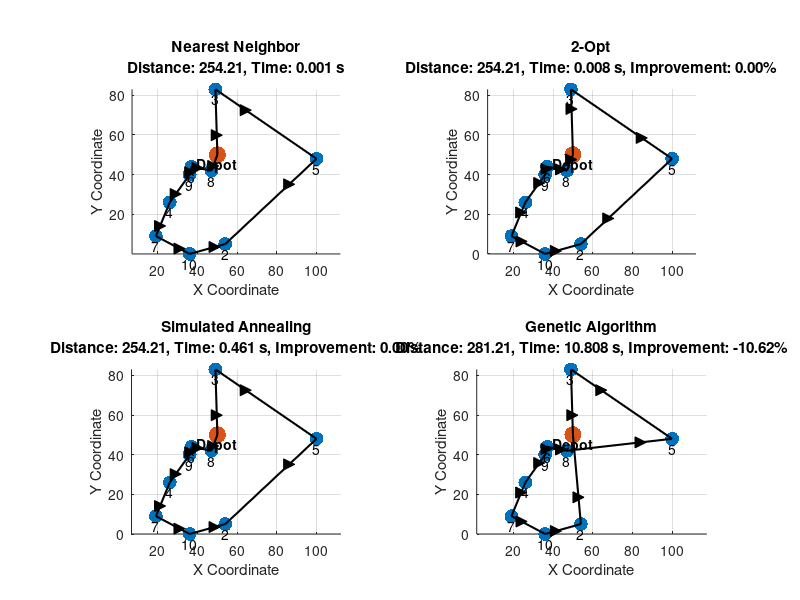

The MATLAB source for this figure: (Note: this script raises an error after producing the figure.)
% Vehicle Routing Optimization Project
% --------------------------------------------------------------
% Task 1: Definirea grafului traseului
num_nodes = 6;
% Matricea de adiacenta (costurile între noduri, aici putem pune distante initiale)
graph = [0 10 0 30 100 0;
         10 0 50 0 0 0;
         0 50 0 20 10 60;
         30 0 20 0 60 0;
         100 0 10 60 0 10;
         0 0 60 0 10 0];

% Task 2: Algoritmul Dijkstra pentru cel mai scurt drum
function [dist, path] = dijkstra(graph, start_node, end_node)
    num_nodes = size(graph, 1);
    visited = false(1, num_nodes);
    dist = inf(1, num_nodes);
    prev = NaN(1, num_nodes);
    dist(start_node) = 0;
    
    for i = 1:num_nodes
        unvisited = find(~visited);
        [~, idx] = min(dist(unvisited));
        u = unvisited(idx);
        visited(u) = true;
        
        for v = 1:num_nodes
            if graph(u, v) > 0 && ~visited(v)
                alt = dist(u) + graph(u, v);
                if alt < dist(v)
                    dist(v) = alt;
                    prev(v) = u;
                end
            end
        end
    end
    
    path = [];
    u = end_node;
    while ~isnan(prev(u))
        path = [u, path];
        u = prev(u);
    end
    path = [start_node, path];
end

% Task 3: Structuri de date pentru reprezentarea traseului vehiculului
% ------------------------------------------------------------------

% Funcție pentru crearea unei structuri de date pentru vehicul
function vehicle = createVehicle(id, capacity, position)
    vehicle.id = id;
    vehicle.capacity = capacity;
    vehicle.position = position;
    vehicle.route = [];
    vehicle.load = 0;
    vehicle.totalDistance = 0;
end

% Funcție pentru crearea unei structuri de date pentru punct/nod
function node = createNode(id, x, y, demand, timeWindow)
    node.id = id;
    node.x = x;
    node.y = y;
    node.demand = demand;
    node.timeWindow = timeWindow; % [început, sfârșit]
    node.visited = false;
    node.type = 'client'; % poate fi 'depozit', 'client', 'stație_încărcare', etc.
end

% Funcție pentru crearea unei structuri de date pentru traseul complet
function routeData = createRouteData(nodes, vehicles, distanceMatrix)
    routeData.nodes = nodes;
    routeData.vehicles = vehicles;
    routeData.distanceMatrix = distanceMatrix;
    routeData.totalDistance = 0;
    routeData.totalTime = 0;
    routeData.unvisitedNodes = length(nodes) - 1; % excluzând depozitul
end

% Task 4: Algoritmi exacti și metaeuristici pentru optimizarea traseului
% ----------------------------------------------------------------------

% Algoritmul Nearest Neighbor (Greedy) pentru construcția inițială a traseului
function route = nearestNeighbor(distanceMatrix, start)
    n = size(distanceMatrix, 1);
    unvisited = true(1, n);
    unvisited(start) = false;
    route = start;
    current = start;
    
    while any(unvisited)
        minDist = inf;
        nextNode = -1;
        
        for i = 1:n
            if unvisited(i) && distanceMatrix(current, i) < minDist
                minDist = distanceMatrix(current, i);
                nextNode = i;
            end
        end
        
        if nextNode == -1
            break;
        end
        
        route = [route, nextNode];
        unvisited(nextNode) = false;
        current = nextNode;
    end
    
    % Adăugăm întoarcerea la depozit (start)
    route = [route, start];
end

% Algoritmul 2-Opt pentru îmbunătățirea traseului
function [improved_route, improved_dist] = twoOpt(route, distanceMatrix)
    n = length(route);
    improved = true;
    improved_route = route;
    improved_dist = calculateRouteDistance(improved_route, distanceMatrix);
    
    while improved
        improved = false;
        for i = 2:n-2
            for j = i+1:n-1
                new_route = improved_route;
                % Inversează ordinea nodurilor între i și j
                new_route(i:j) = improved_route(j:-1:i);
                
                new_dist = calculateRouteDistance(new_route, distanceMatrix);
                
                if new_dist < improved_dist
                    improved_dist = new_dist;
                    improved_route = new_route;
                    improved = true;
                    break;
                end
            end
            if improved
                break;
            end
        end
    end
end

% Calcularea distanței totale a unui traseu
function total_distance = calculateRouteDistance(route, distanceMatrix)
    total_distance = 0;
    
    for i = 1:length(route) - 1
        from = route(i);
        to = route(i+1);

        % Verificăm dacă indicii sunt valizi
        if from < 1 || from > size(distanceMatrix, 1) || to < 1 || to > size(distanceMatrix, 2)
            warning('Index invalid in calculateRouteDistance: %d -> %d', from, to);
            continue;
        end

        total_distance = total_distance + distanceMatrix(from, to);
    end
end



% Algoritmul Simulated Annealing pentru optimizarea traseului
function [best_route, best_dist] = simulatedAnnealing(initial_route, distanceMatrix, initial_temp, cooling_rate, num_iterations)
    current_route = initial_route;
    current_dist = calculateRouteDistance(current_route, distanceMatrix);
    best_route = current_route;
    best_dist = current_dist;
    temp = initial_temp;
    
    for iter = 1:num_iterations
        % Generăm o perturbare aleatoare a traseului
        new_route = current_route;
        n = length(new_route);
        
        % Alegem două poziții aleatorii diferite (excluzând depozitul)
        i = randi([2, n-1]);
        j = randi([2, n-1]);
        while i == j
            j = randi([2, n-1]);
        end
        
        % Schimbăm nodurile de la pozițiile i și j
        temp_node = new_route(i);
        new_route(i) = new_route(j);
        new_route(j) = temp_node;
        
        new_dist = calculateRouteDistance(new_route, distanceMatrix);
        
        % Calculăm diferența dintre distanțe
        delta = new_dist - current_dist;
        
        % Decidem dacă acceptăm noua soluție
        if delta < 0 || rand < exp(-delta/temp)
            current_route = new_route;
            current_dist = new_dist;
            
            if current_dist < best_dist
                best_route = current_route;
                best_dist = current_dist;
            end
        end
        
        % Răcim temperatura
        temp = temp * cooling_rate;
    end
end

% Algoritmul Genetic pentru optimizarea traseului
function [best_route, best_fitness] = geneticAlgorithm(distanceMatrix, pop_size, num_generations, mutation_rate, start_depot)
    n = size(distanceMatrix, 1);
    
    % Inițializăm populația
    population = initializePopulation(pop_size, n, start_depot);
    
    % Evaluăm fitness-ul inițial
    fitness = evaluatePopulation(population, distanceMatrix);
    [best_fitness, best_idx] = min(fitness);
    best_route = population(best_idx, :);
    
    for gen = 1:num_generations
        % Selecție
        parents = tournamentSelection(population, fitness, pop_size);
        
        % Încrucișare (Crossover)
        children = crossover(parents, pop_size, start_depot);
        
        % Mutație
        children = mutate(children, mutation_rate, start_depot);
        
        % Evaluăm copiii
        children_fitness = evaluatePopulation(children, distanceMatrix);
        
        % Înlocuim populația
        [population, fitness] = replacePopulation(population, fitness, children, children_fitness);
        
        % Actualizăm cea mai bună soluție
        [min_fit, min_idx] = min(fitness);
        if min_fit < best_fitness
            best_fitness = min_fit;
            best_route = population(min_idx, :);
        end
    end
end

% Funcții auxiliare pentru algoritmul genetic
function population = initializePopulation(pop_size, n, start_depot)
    population = zeros(pop_size, n + 1); 

    for i = 1:pop_size
        % Generăm un traseu valid fără noduri 0
        route = randperm(n - 1) + 1; % Nodurile trebuie să fie între 2 și n

        % Asigurăm că traseul începe și se termină la start_depot
        route = [start_depot, route, start_depot];

        % Salvăm traseul în populație
        population(i, :) = route;
    end
end


function fitness = evaluatePopulation(population, distanceMatrix)
    [pop_size, ~] = size(population);
    fitness = zeros(pop_size, 1);
    
    for i = 1:pop_size
        fitness(i) = calculateRouteDistance(population(i, :), distanceMatrix);
    end
end

function parents = tournamentSelection(population, fitness, pop_size)
    [~, route_length] = size(population);
    parents = zeros(pop_size, route_length);
    tournament_size = 3;
    
    for i = 1:pop_size
        candidates = randi(pop_size, 1, tournament_size);
        [~, idx] = min(fitness(candidates));
        winner = candidates(idx);
        parents(i, :) = population(winner, :);
    end
end

function children = crossover(parents, pop_size, start_depot)
    [~, route_length] = size(parents);
    children = zeros(pop_size, route_length);
    
    for i = 1:2:pop_size
        if i+1 <= pop_size
            p1 = parents(i, :);
            p2 = parents(i+1, :);
            
            % Alegem un segment aleatoriu pentru crossover
            cut1 = randi([2, route_length - 2]);
            cut2 = randi([cut1 + 1, route_length - 1]);

            % Inițializăm copiii cu start_depot
            c1 = ones(1, route_length) * -1;
            c2 = ones(1, route_length) * -1;

            c1([1, end]) = start_depot;
            c2([1, end]) = start_depot;

            % Copiem segmentul de la părinți
            c1(cut1:cut2) = p1(cut1:cut2);
            c2(cut1:cut2) = p2(cut1:cut2);

            % Completăm cu nodurile rămase
            fill_idx1 = 2;
            fill_idx2 = 2;
            
            for j = 2:route_length-1
                if ~ismember(p2(j), c1) && p2(j) ~= start_depot
                    while c1(fill_idx1) ~= -1
                        fill_idx1 = fill_idx1 + 1;
                    end
                    c1(fill_idx1) = p2(j);
                end
                
                if ~ismember(p1(j), c2) && p1(j) ~= start_depot
                    while c2(fill_idx2) ~= -1
                        fill_idx2 = fill_idx2 + 1;
                    end
                    c2(fill_idx2) = p1(j);
                end
            end

            % Înlocuim -1 cu valori valide
            c1(c1 == -1) = start_depot;
            c2(c2 == -1) = start_depot;

            children(i, :) = c1;
            children(i+1, :) = c2;
        else
            children(i, :) = parents(i, :);
        end
    end
end

function children = mutate(children, mutation_rate, start_depot)
    [pop_size, route_length] = size(children);
    
    for i = 1:pop_size
        if rand < mutation_rate
            % Alegem două poziții diferite din traseu (fără depozit)
            idx1 = randi([2, route_length - 1]);
            idx2 = randi([2, route_length - 1]);
            while idx1 == idx2
                idx2 = randi([2, route_length - 1]);
            end
            
            % Facem swap între cele două noduri
            temp = children(i, idx1);
            children(i, idx1) = children(i, idx2);
            children(i, idx2) = temp;
        end
    end
end


function [new_population, new_fitness] = replacePopulation(population, fitness, children, children_fitness)
    pop_size = size(population, 1);
    combined_population = [population; children];
    combined_fitness = [fitness; children_fitness];
    
    [~, sorted_idx] = sort(combined_fitness);
    
    new_population = combined_population(sorted_idx(1:pop_size), :);
    new_fitness = combined_fitness(sorted_idx(1:pop_size));
end

% Task 5: Implementarea și testarea în MATLAB
% -------------------------------------------

% Funcția principală de testare
function testResults = testVehicleRouting()
    % Inițializăm parametrii de test
    test_nodes = 10;
    grid_size = 100;
    
    % Generăm noduri aleatorii (x, y)
    nodes_x = randi([0, grid_size], 1, test_nodes);
    nodes_y = randi([0, grid_size], 1, test_nodes);
    
    % Poziția depozitului (primul nod)
    depot_x = grid_size/2;
    depot_y = grid_size/2;
    nodes_x(1) = depot_x;
    nodes_y(1) = depot_y;
    
    % Calculăm matricea de distanțe (folosind distanța euclidiană)
    distanceMatrix = zeros(test_nodes);
    for i = 1:test_nodes
        for j = 1:test_nodes
            if i ~= j
                distanceMatrix(i, j) = sqrt((nodes_x(i) - nodes_x(j))^2 + (nodes_y(i) - nodes_y(j))^2);
            end
        end
    end
    
    % Testăm algoritmii
    start_time = tic;
    nn_route = nearestNeighbor(distanceMatrix, 1);
    nn_time = toc(start_time);
    nn_distance = calculateRouteDistance(nn_route, distanceMatrix);
    
    start_time = tic;
    [twoopt_route, twoopt_distance] = twoOpt(nn_route, distanceMatrix);
    twoopt_time = toc(start_time);
    
    start_time = tic;
    [sa_route, sa_distance] = simulatedAnnealing(nn_route, distanceMatrix, 100, 0.95, 1000);
    sa_time = toc(start_time);
    
    start_time = tic;
    [ga_route, ga_distance] = geneticAlgorithm(distanceMatrix, 50, 100, 0.1, 1);
    ga_time = toc(start_time);
    
    % Structurăm rezultatele
    testResults.nodes.x = nodes_x;
    testResults.nodes.y = nodes_y;
    testResults.distanceMatrix = distanceMatrix;
    
    testResults.nearestNeighbor.route = nn_route;
    testResults.nearestNeighbor.distance = nn_distance;
    testResults.nearestNeighbor.time = nn_time;
    
    testResults.twoOpt.route = twoopt_route;
    testResults.twoOpt.distance = twoopt_distance;
    testResults.twoOpt.time = twoopt_time;
    testResults.twoOpt.improvement = (nn_distance - twoopt_distance) / nn_distance * 100;
    
    testResults.simulatedAnnealing.route = sa_route;
    testResults.simulatedAnnealing.distance = sa_distance;
    testResults.simulatedAnnealing.time = sa_time;
    testResults.simulatedAnnealing.improvement = (nn_distance - sa_distance) / nn_distance * 100;
    
    testResults.geneticAlgorithm.route = ga_route;
    testResults.geneticAlgorithm.distance = ga_distance;
    testResults.geneticAlgorithm.time = ga_time;
    testResults.geneticAlgorithm.improvement = (nn_distance - ga_distance) / nn_distance * 100;
    
    % Vizualizăm rezultatele
    visualizeRoutes(testResults);
end

% Funcție pentru vizualizarea traseelor
function visualizeRoutes(results)
    figure('Name', 'Vehicle Routing Comparison', 'Position', [100, 100, 1200, 900]);
    
    % Subploturile pentru diferite algoritmi
    subplot(2, 2, 1);
    plotRoute(results.nodes.x, results.nodes.y, results.nearestNeighbor.route, 'Nearest Neighbor');
    title(sprintf('Nearest Neighbor\nDistance: %.2f, Time: %.3f s', results.nearestNeighbor.distance, results.nearestNeighbor.time));
    
    subplot(2, 2, 2);
    plotRoute(results.nodes.x, results.nodes.y, results.twoOpt.route, '2-Opt');
    title(sprintf('2-Opt\nDistance: %.2f, Time: %.3f s, Improvement: %.2f%%', ...
        results.twoOpt.distance, results.twoOpt.time, results.twoOpt.improvement));
    
    subplot(2, 2, 3);
    plotRoute(results.nodes.x, results.nodes.y, results.simulatedAnnealing.route, 'Simulated Annealing');
    title(sprintf('Simulated Annealing\nDistance: %.2f, Time: %.3f s, Improvement: %.2f%%', ...
        results.simulatedAnnealing.distance, results.simulatedAnnealing.time, results.simulatedAnnealing.improvement));
    
    subplot(2, 2, 4);
    plotRoute(results.nodes.x, results.nodes.y, results.geneticAlgorithm.route, 'Genetic Algorithm');
    title(sprintf('Genetic Algorithm\nDistance: %.2f, Time: %.3f s, Improvement: %.2f%%', ...
        results.geneticAlgorithm.distance, results.geneticAlgorithm.time, results.geneticAlgorithm.improvement));
    
    % Adăugarea unui titlu global
    sgtitle('Vehicle Routing Optimization - Algorithm Comparison');
end

% Funcție pentru plotarea unui traseu
function plotRoute(x, y, route, algorithmName)
    hold on;
    % Desenăm toate nodurile
    scatter(x, y, 100, 'bo', 'filled');
    % Evidențiem depozitul (primul nod)
    scatter(x(1), y(1), 150, 'ro', 'filled');
    
    % Desenăm traseul
    for i = 1:length(route)-1
        from = route(i);
        to = route(i+1);
        plot([x(from), x(to)], [y(from), y(to)], 'k-', 'LineWidth', 1.5);
        % Adăugăm săgeți pentru a indica direcția
        arrow_x = x(from) + 0.7 * (x(to) - x(from));
        arrow_y = y(from) + 0.7 * (y(to) - y(from));
        plot(arrow_x, arrow_y, 'k>', 'MarkerSize', 8, 'MarkerFaceColor', 'k');
    end
    
    % Adăugăm etichete pentru noduri
    for i = 1:length(x)
        if i == 1
            text(x(i), y(i) - 5, 'Depot', 'HorizontalAlignment', 'center', 'FontWeight', 'bold');
        else
            text(x(i), y(i) - 5, num2str(i), 'HorizontalAlignment', 'center');
        end
    end
    
    hold off;
    grid on;
    axis equal;
    xlabel('X Coordinate');
    ylabel('Y Coordinate');
    title(algorithmName);
end

% Task 6: Compararea performanțelor algoritmilor
% ----------------------------------------------

% Funcție pentru compararea detaliată a performanțelor algoritmilor
function performanceResults = compareAlgorithmPerformance(numTests, minNodes, maxNodes)
    % Inițializarea structurii pentru rezultate
    performanceResults = struct();
    performanceResults.testCases = cell(1, numTests);
    
    % Parametri pentru teste
    gridSize = 100;
    
    % Rulăm mai multe teste cu diferite configurații
    for test = 1:numTests
        % Generăm un număr aleatoriu de noduri între minNodes și maxNodes
        numNodes = randi([minNodes, maxNodes]);
        
        % Generăm noduri aleatorii
        nodes_x = randi([0, gridSize], 1, numNodes);
        nodes_y = randi([0, gridSize], 1, numNodes);
        
        % Poziția depozitului (primul nod)
        depot_x = gridSize/2;
        depot_y = gridSize/2;
        nodes_x(1) = depot_x;
        nodes_y(1) = depot_y;
        
        % Calculăm matricea de distanțe
        distanceMatrix = zeros(numNodes);
        for i = 1:numNodes
            for j = 1:numNodes
                if i ~= j
                    distanceMatrix(i, j) = sqrt((nodes_x(i) - nodes_x(j))^2 + (nodes_y(i) - nodes_y(j))^2);
                end
            end
        end
        
        % Rezultatele pentru acest test
        testCase = struct();
        testCase.numNodes = numNodes;
        testCase.algorithms = struct();
        
        % Testăm algoritmii și măsurăm performanța
        
        % Nearest Neighbor
        start_time = tic;
        nn_route = nearestNeighbor(distanceMatrix, 1);
        nn_time = toc(start_time);
        nn_distance = calculateRouteDistance(nn_route, distanceMatrix);
        
        testCase.algorithms.nearestNeighbor = struct();
        testCase.algorithms.nearestNeighbor.time = nn_time;
        testCase.algorithms.nearestNeighbor.distance = nn_distance;
        testCase.algorithms.nearestNeighbor.route = nn_route;
        
        % 2-Opt
        start_time = tic;
        [twoopt_route, twoopt_distance] = twoOpt(nn_route, distanceMatrix);
        twoopt_time = toc(start_time);
        
        testCase.algorithms.twoOpt = struct();
        testCase.algorithms.twoOpt.time = twoopt_time;
        testCase.algorithms.twoOpt.distance = twoopt_distance;
        testCase.algorithms.twoOpt.route = twoopt_route;
        testCase.algorithms.twoOpt.improvement = (nn_distance - twoopt_distance) / nn_distance * 100;
        
        % Simulated Annealing
        start_time = tic;
        [sa_route, sa_distance] = simulatedAnnealing(nn_route, distanceMatrix, 100, 0.95, 1000);
        sa_time = toc(start_time);
        
        testCase.algorithms.simulatedAnnealing = struct();
        testCase.algorithms.simulatedAnnealing.time = sa_time;
        testCase.algorithms.simulatedAnnealing.distance = sa_distance;
        testCase.algorithms.simulatedAnnealing.route = sa_route;
        testCase.algorithms.simulatedAnnealing.improvement = (nn_distance - sa_distance) / nn_distance * 100;
        
        % Genetic Algorithm
        start_time = tic;
        [ga_route, ga_distance] = geneticAlgorithm(distanceMatrix, 50, 100, 0.1, 1);
        ga_time = toc(start_time);
        
        testCase.algorithms.geneticAlgorithm = struct();
        testCase.algorithms.geneticAlgorithm.time = ga_time;
        testCase.algorithms.geneticAlgorithm.distance = ga_distance;
        testCase.algorithms.geneticAlgorithm.route = ga_route;
        testCase.algorithms.geneticAlgorithm.improvement = (nn_distance - ga_distance) / nn_distance * 100;
        
        % Salvăm rezultatele pentru acest test
        performanceResults.testCases{test} = testCase;
    end
    
    % Calculăm statistici agregate pentru toate testele
    performanceResults.aggregateStats = aggregatePerformanceStats(performanceResults.testCases);
    
    % Vizualizăm rezultatele
    visualizePerformanceComparison(performanceResults);
end

% Funcție pentru calcularea statisticilor agregate
function stats = aggregatePerformanceStats(testCases)
    numTests = length(testCases);
    stats = struct();
    
    % Inițializăm structure pentru fiecare algoritm
    algorithmNames = {'nearestNeighbor', 'twoOpt', 'simulatedAnnealing', 'geneticAlgorithm'};
    
    for i = 1:length(algorithmNames)
        algName = algorithmNames{i};
        stats.(algName) = struct();
        stats.(algName).avgTime = 0;
        stats.(algName).avgDistance = 0;
        stats.(algName).bestDistance = inf;
        stats.(algName).worstDistance = 0;
        
        if ~strcmp(algName, 'nearestNeighbor')
            stats.(algName).avgImprovement = 0;
            stats.(algName).bestImprovement = 0;
            stats.(algName).worstImprovement = inf;
        end
    end
    
    % Agregăm rezultatele
    for t = 1:numTests
        testCase = testCases{t};
        
        for i = 1:length(algorithmNames)
            algName = algorithmNames{i};
            alg = testCase.algorithms.(algName);
            
            stats.(algName).avgTime = stats.(algName).avgTime + alg.time;
            stats.(algName).avgDistance = stats.(algName).avgDistance + alg.distance;
            
            if alg.distance < stats.(algName).bestDistance
                stats.(algName).bestDistance = alg.distance;
            end
            
            if alg.distance > stats.(algName).worstDistance
                stats.(algName).worstDistance = alg.distance;
            end
            
            if ~strcmp(algName, 'nearestNeighbor')
                stats.(algName).avgImprovement = stats.(algName).avgImprovement + alg.improvement;
                
                if alg.improvement > stats.(algName).bestImprovement
                    stats.(algName).bestImprovement = alg.improvement;
                end
                
                if alg.improvement < stats.(algName).worstImprovement
                    stats.(algName).worstImprovement = alg.improvement;
                end
            end
        end
    end
    
    % Calculăm mediile
    for i = 1:length(algorithmNames)
        algName = algorithmNames{i};
        stats.(algName).avgTime = stats.(algName).avgTime / numTests;
        stats.(algName).avgDistance = stats.(algName).avgDistance / numTests;
        
        if ~strcmp(algName, 'nearestNeighbor')
            stats.(algName).avgImprovement = stats.(algName).avgImprovement / numTests;
        end
    end
end

% Funcție pentru vizualizarea comparației performanțelor
function visualizePerformanceComparison(performanceResults)
    stats = performanceResults.aggregateStats;
    
    % Figura pentru compararea timpilor de execuție
    figure('Name', 'Algorithm Performance Comparison', 'Position', [100, 100, 1200, 800]);
    
    % Timpul de execuție
    subplot(2, 2, 1);
    algNames = {'NN', '2-Opt', 'SA', 'GA'};
    times = [
        stats.nearestNeighbor.avgTime, 
        stats.twoOpt.avgTime, 
        stats.simulatedAnnealing.avgTime, 
        stats.geneticAlgorithm.avgTime
    ];
    bar(times);
    set(gca, 'XTickLabel', algNames);
    title('Average Execution Time');
    ylabel('Time (seconds)');
    grid on;
    
    % Distanța medie
    subplot(2, 2, 2);
    distances = [
        stats.nearestNeighbor.avgDistance, 
        stats.twoOpt.avgDistance, 
        stats.simulatedAnnealing.avgDistance, 
        stats.geneticAlgorithm.avgDistance
    ];
    bar(distances);
    set(gca, 'XTickLabel', algNames);
    title('Average Route Distance');
    ylabel('Distance');
    grid on;
    
    % Îmbunătățirea față de Nearest Neighbor
    subplot(2, 2, 3);
    improvements = [
        0, 
        stats.twoOpt.avgImprovement, 
        stats.simulatedAnnealing.avgImprovement, 
        stats.geneticAlgorithm.avgImprovement
    ];
    bar(improvements);
    set(gca, 'XTickLabel', algNames);
    title('Average Improvement over Nearest Neighbor');
    ylabel('Improvement (%)');
    grid on;
    
    % Comparație între timpul de execuție și îmbunătățire
    subplot(2, 2, 4);
    scatter([
        stats.twoOpt.avgTime, 
        stats.simulatedAnnealing.avgTime, 
        stats.geneticAlgorithm.avgTime
    ], [
        stats.twoOpt.avgImprovement, 
        stats.simulatedAnnealing.avgImprovement, 
        stats.geneticAlgorithm.avgImprovement
    ], 100, 'filled');
    text(stats.twoOpt.avgTime, stats.twoOpt.avgImprovement, '2-Opt', 'HorizontalAlignment', 'left');
    text(stats.simulatedAnnealing.avgTime, stats.simulatedAnnealing.avgImprovement, 'SA', 'HorizontalAlignment', 'left');
    text(stats.geneticAlgorithm.avgTime, stats.geneticAlgorithm.avgImprovement, 'GA', 'HorizontalAlignment', 'left');
    title('Time vs. Improvement Trade-off');
    xlabel('Execution Time (seconds)');
    ylabel('Improvement (%)');
    grid on;
    
    sgtitle('Algorithm Performance Comparison');
    
    % Generăm și un grafic pentru scala comportamentului în funcție de numărul de noduri
    if length(performanceResults.testCases) > 1
        figure('Name', 'Scaling Behavior', 'Position', [100, 100, 1200, 600]);
        
        % Extragem numărul de noduri și timpul pentru fiecare test
        numTests = length(performanceResults.testCases);
        nodes = zeros(1, numTests);
        nnTimes = zeros(1, numTests);
        twoOptTimes = zeros(1, numTests);
        saTimes = zeros(1, numTests);
        gaTimes = zeros(1, numTests);
        
        for t = 1:numTests
            testCase = performanceResults.testCases{t};
            nodes(t) = testCase.numNodes;
            nnTimes(t) = testCase.algorithms.nearestNeighbor.time;
            twoOptTimes(t) = testCase.algorithms.twoOpt.time;
            saTimes(t) = testCase.algorithms.simulatedAnnealing.time;
            gaTimes(t) = testCase.algorithms.geneticAlgorithm.time;
        end
        
        % Sortăm datele după numărul de noduri
        [nodes, idx] = sort(nodes);
        nnTimes = nnTimes(idx);
        twoOptTimes = twoOptTimes(idx);
        saTimes = saTimes(idx);
        gaTimes = gaTimes(idx);
        
        % Plotăm timpul de execuție în funcție de numărul de noduri
        subplot(1, 2, 1);
        plot(nodes, nnTimes, 'bo-', 'LineWidth', 2);
        hold on;
        plot(nodes, twoOptTimes, 'ro-', 'LineWidth', 2);
        plot(nodes, saTimes, 'go-', 'LineWidth', 2);
        plot(nodes, gaTimes, 'mo-', 'LineWidth', 2);
        hold off;
        legend('Nearest Neighbor', '2-Opt', 'Simulated Annealing', 'Genetic Algorithm');
        title('Execution Time vs. Number of Nodes');
        xlabel('Number of Nodes');
        ylabel('Execution Time (seconds)');
        grid on;
        
        % Extragere date pentru îmbunătățire
        twoOptImprovements = zeros(1, numTests);
        saImprovements = zeros(1, numTests);
        gaImprovements = zeros(1, numTests);
        
        for t = 1:numTests
            testCase = performanceResults.testCases{idx(t)};
            twoOptImprovements(t) = testCase.algorithms.twoOpt.improvement;
            saImprovements(t) = testCase.algorithms.simulatedAnnealing.improvement;
            gaImprovements(t) = testCase.algorithms.geneticAlgorithm.improvement;
        end
        
        % Plotăm îmbunătățirea în funcție de numărul de noduri
        subplot(1, 2, 2);
        plot(nodes, twoOptImprovements, 'ro-', 'LineWidth', 2);
        hold on;
        plot(nodes, saImprovements, 'go-', 'LineWidth', 2);
        plot(nodes, gaImprovements, 'mo-', 'LineWidth', 2);
        hold off;
        legend('2-Opt', 'Simulated Annealing', 'Genetic Algorithm');
        title('Improvement vs. Number of Nodes');
        xlabel('Number of Nodes');
        ylabel('Improvement over NN (%)');
        grid on;
        
        sgtitle('Scaling Behavior of Algorithms');
    end
end

% Task 7: Aplicații reale în transport și vehicule autonome
function plotOptimizedRoutes(delivery_x, delivery_y, depot_x, depot_y, nn_route, twoopt_route, sa_route, ga_route)
    % Desenăm locațiile de livrare și depozitul
    figure;
    hold on;
    scatter(delivery_x, delivery_y, 'ro', 'DisplayName', 'Livrări');
    scatter(depot_x, depot_y, 'bs', 'DisplayName', 'Depozit');
    
    % Traseul algoritmului Nearest Neighbor
    plot(delivery_x(nn_route), delivery_y(nn_route), '-o', 'DisplayName', 'Nearest Neighbor');
    
    % Traseul algoritmului Two-Opt
    plot(delivery_x(twoopt_route), delivery_y(twoopt_route), '-o', 'DisplayName', 'Two-Opt');
    
    % Traseul algoritmului Simulated Annealing
    plot(delivery_x(sa_route), delivery_y(sa_route), '-o', 'DisplayName', 'Simulated Annealing');
    
    % Traseul algoritmului Genetic Algorithm
    plot(delivery_x(ga_route), delivery_y(ga_route), '-o', 'DisplayName', 'Genetic Algorithm');
    
    % Setăm titlul și etichetele
    title('Vizualizare Rute Optimizate');
    xlabel('Coordonata X');
    ylabel('Coordonata Y');
    
    % Adăugăm legenda
    legend;
    
    % Menținem scala fixă pe axele X și Y
    axis equal;
    hold off;
end

% ----------------------------------------------------------
function realWorldApplication()
    % Definim o zonă urbană de 100x100
    gridSize = 100;
    
    % Generăm un număr aleatoriu de locații de livrare
    numDeliveries = randi([10, 20]); % Între 10 și 20 locații
    delivery_x = randi([0, gridSize], 1, numDeliveries);
    delivery_y = randi([0, gridSize], 1, numDeliveries);

    % Poziția depozitului (centrul zonei)
    depot_x = gridSize / 2;
    depot_y = gridSize / 2;
    
    % Adăugăm depozitul la lista de locații
    delivery_x = [depot_x, delivery_x];
    delivery_y = [depot_y, delivery_y];
    
    % Numărul total de puncte (inclusiv depozitul)
    numNodes = length(delivery_x);

    % Calculăm matricea de distanțe
    distanceMatrix = zeros(numNodes);
    for i = 1:numNodes
        for j = 1:numNodes
            if i ~= j
                distanceMatrix(i, j) = sqrt((delivery_x(i) - delivery_x(j))^2 + (delivery_y(i) - delivery_y(j))^2);
            end
        end
    end

    % Aplicăm algoritmii de optimizare
    nn_route = nearestNeighbor(distanceMatrix, 1);
    [twoopt_route, ~] = twoOpt(nn_route, distanceMatrix);
    [sa_route, ~] = simulatedAnnealing(nn_route, distanceMatrix, 100, 0.95, 1000);
    [ga_route, ~] = geneticAlgorithm(distanceMatrix, 50, 100, 0.1, 1);

    % Vizualizăm rezultatele
    plotOptimizedRoutes(delivery_x, delivery_y, depot_x, depot_y, nn_route, twoopt_route, sa_route, ga_route);
end


clc; clear; close all;

% Definirea grafului traseului
num_nodes = 6;
graph = [0 10 0 30 100 0; 
         10 0 50 0 0 0; 
         0 50 0 20 10 60; 
         30 0 20 0 60 0; 
         100 0 10 60 0 10; 
         0 0 60 0 10 0];

% Testare algoritm Dijkstra
start_node = 1;
end_node = 6;
[dist, path] = dijkstra(graph, start_node, end_node);
fprintf('Dijkstra: Distanta minima de la %d la %d este %.2f\n', start_node, end_node, dist(end_node));
fprintf('Drumul optim: %s\n', mat2str(path));

% Crearea vehiculului
vehicle = createVehicle(1, 50, start_node);
disp('Vehicul creat:');
disp(vehicle);

% Crearea unui nod (client)
node = createNode(2, 10, 20, 15, [8, 12]);
disp('Nod creat:');
disp(node);

% Crearea traseului
routeData = createRouteData([node], [vehicle], graph);
disp('Structura traseului:');
disp(routeData);

% Testare algoritm Nearest Neighbor
disp('Executare Nearest Neighbor...');
nn_route = nearestNeighbor(graph, 1);
disp('Traseu Nearest Neighbor:');
disp(nn_route);

% Testare algoritm 2-Opt
disp('Executare 2-Opt...');
[twoopt_route, twoopt_distance] = twoOpt(nn_route, graph);
fprintf('2-Opt Distance: %.2f\n', twoopt_distance);
disp('Traseu 2-Opt:');
disp(twoopt_route);

% Testare Simulated Annealing
disp('Executare Simulated Annealing...');
[sa_route, sa_distance] = simulatedAnnealing(nn_route, graph, 100, 0.95, 1000);
fprintf('Simulated Annealing Distance: %.2f\n', sa_distance);
disp('Traseu Simulated Annealing:');
disp(sa_route);
distanceMatrix = graph;
distanceMatrix(distanceMatrix == 0) = inf; 
for i = 1:num_nodes
    distanceMatrix(i, i) = 0; 
end

disp('Executare Algoritm Genetic...');

% Corectăm matricea de distanțe
distanceMatrix = graph;
distanceMatrix(distanceMatrix == 0) = inf;
for i = 1:num_nodes
    distanceMatrix(i, i) = 0;
end

% Apel algoritmul genetic
[ga_route, ga_distance] = geneticAlgorithm(distanceMatrix, 50, 100, 0.1, 1);

% Afișăm rezultatele
fprintf('Genetic Algorithm Distance: %.2f\n', ga_distance);
disp('Traseu Genetic Algorithm:');
disp(ga_route);
% Testarea funcției principale
disp('Executare testVehicleRouting...');
testResults = testVehicleRouting();
disp('Rezultate testVehicleRouting:');
disp(testResults);

% Compararea performanței algoritmilor
disp('Executare compareAlgorithmPerformance...');
performanceResults = compareAlgorithmPerformance(5, 5, 10);
disp('Rezultate compareAlgorithmPerformance:');
disp(performanceResults);

disp('Executare realWorldApplication...');
realWorldApplication();

disp('TOATE FUNCȚIILE AU FOST TESTATE!');